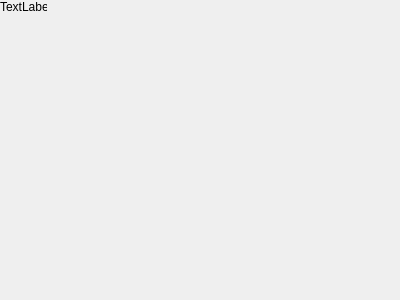
<?xml version="1.0" encoding="UTF-8"?>
<ui version="4.0">
 <class>ButtonPanel</class>
 <widget class="QWidget" name="ButtonPanel">
  <property name="geometry">
   <rect>
    <x>0</x>
    <y>0</y>
    <width>400</width>
    <height>300</height>
   </rect>
  </property>
  <property name="windowTitle">
   <string>Form</string>
  </property>
  <widget class="QWidget" name="gridLayoutWidget">
   <property name="geometry">
    <rect>
     <x>10</x>
     <y>10</y>
     <width>381</width>
     <height>281</height>
    </rect>
   </property>
   <layout class="QGridLayout" name="gridLayout">
    <item row="1" column="0">
     <spacer name="horizontalSpacer">
      <property name="orientation">
       <enum>Qt::Horizontal</enum>
      </property>
      <property name="sizeHint" stdset="0">
       <size>
        <width>40</width>
        <height>20</height>
       </size>
      </property>
     </spacer>
    </item>
    <item row="2" column="1">
     <spacer name="verticalSpacer">
      <property name="orientation">
       <enum>Qt::Vertical</enum>
      </property>
      <property name="sizeHint" stdset="0">
       <size>
        <width>20</width>
        <height>40</height>
       </size>
      </property>
     </spacer>
    </item>
    <item row="1" column="1">
     <layout class="QVBoxLayout" name="verticalLayout">
      <property name="spacing">
       <number>10</number>
      </property>
     </layout>
    </item>
    <item row="1" column="2">
     <spacer name="horizontalSpacer_2">
      <property name="orientation">
       <enum>Qt::Horizontal</enum>
      </property>
      <property name="sizeHint" stdset="0">
       <size>
        <width>40</width>
        <height>20</height>
       </size>
      </property>
     </spacer>
    </item>
    <item row="0" column="1">
     <spacer name="verticalSpacer_2">
      <property name="orientation">
       <enum>Qt::Vertical</enum>
      </property>
      <property name="sizeHint" stdset="0">
       <size>
        <width>20</width>
        <height>40</height>
       </size>
      </property>
     </spacer>
    </item>
   </layout>
  </widget>
  <widget class="QLabel" name="back">
   <property name="geometry">
    <rect>
     <x>0</x>
     <y>0</y>
     <width>47</width>
     <height>13</height>
    </rect>
   </property>
   <property name="text">
    <string>TextLabel</string>
   </property>
  </widget>
 </widget>
 <resources/>
 <connections/>
</ui>
